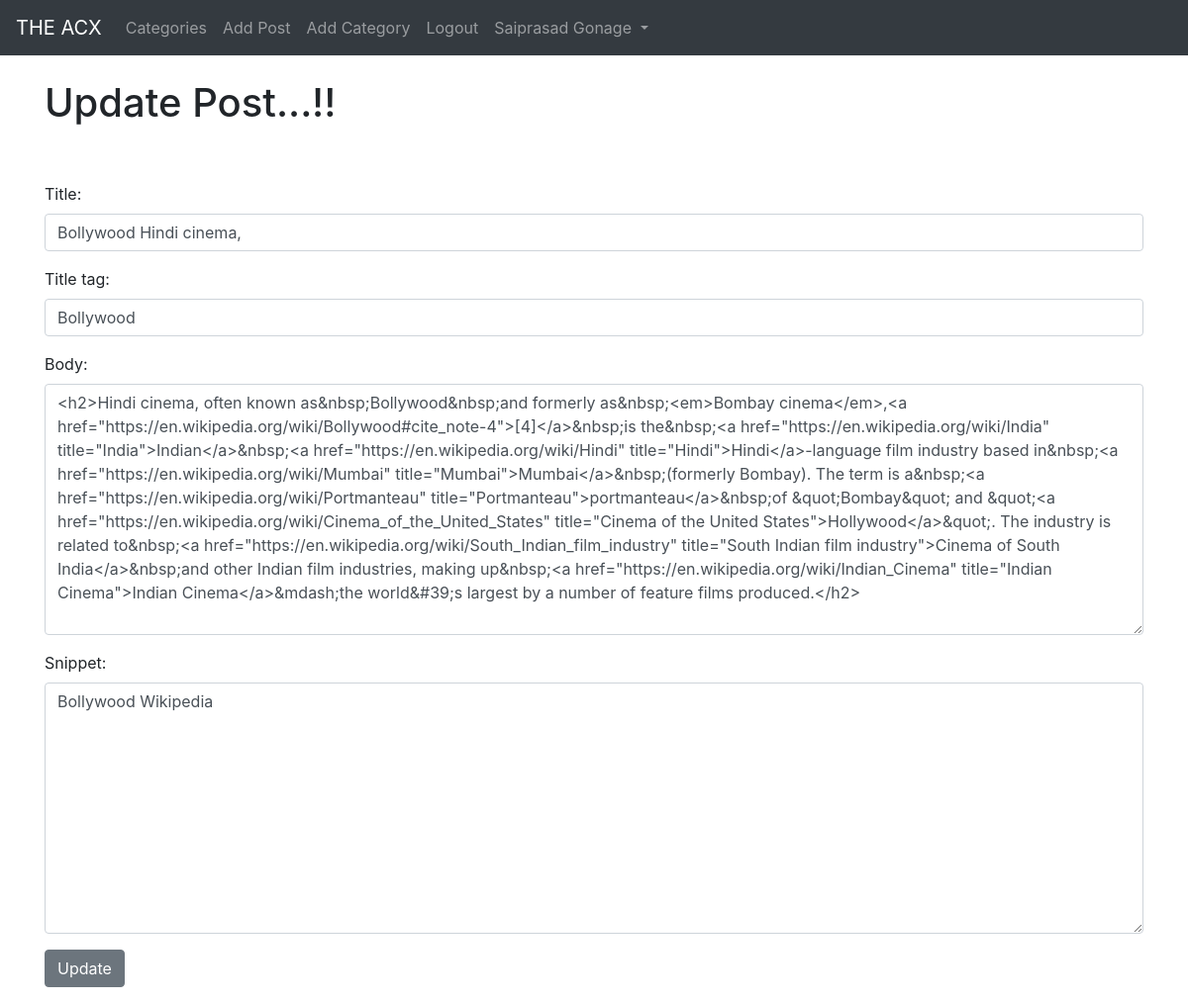
/article/edit/22 (signed in), run on the app's committed database.
### blog/models.py (models this page shows, shortened)
class Post (models.Model):
    title = models.CharField(max_length=255)
    header_image = models.ImageField(null=True, blank= True, upload_to="images/")
    title_tag = models.CharField(max_length=255)
    author = models.ForeignKey(User, on_delete=models.CASCADE)
    body = RichTextField(blank=True, null=True)
    post_date = models.DateField(auto_now_add=True)
    category = models.CharField(max_length=255, default='coding')
    snippet = models.CharField(max_length=255)
    likes=models.ManyToManyField(User,related_name='blog_posts')

### blog/views.py (the view)
# urls.py: path('article/edit/<int:pk>',UpdatePostView.as_view(),name='update_post'),
class UpdatePostView(UpdateView):
    model = Post
    form_class = EditForm
    template_name = 'update_post.html'

### blog/forms.py
class EditForm(forms.ModelForm):
    class Meta:
        model = Post
        fields = ('title','title_tag','body','snippet')
        widgets={
            'title': forms.TextInput(attrs={'class':'form-control'}),
            'title_tag': forms.TextInput(attrs={'class': 'form-control'}),
            'body': forms.Textarea(attrs={'class': 'form-control'}),
            'snippet': forms.Textarea(attrs={'class': 'form-control'})
        }

### blog/templates/update_post.html (shortened to what this page needs)
{% extends 'base.html'%}
{% block content %}
{% if user.is_authenticated %}
  {% if user.id == post.author.id %}
        <h1>Update Post...!!</h1>
        <br/><br/>
        <div class="form-group">
        <form method="post">
            {{form.as_p}}
            <button class="btn btn-secondary">Update</button>
        </form>
        </div>
  {% else %}
    You're not allowed here! (and you know it....)
  {% endif %}
{% else %}
you're not allowed here! (and you know it..)
{% endif %}
{% endblock %}

### blog/templates/base.html (shortened to what this page needs)
<!doctype html>
<html lang="en">
  <head>
    <link rel="stylesheet" href="https://cdn.jsdelivr.net/npm/bootstrap@4.5.3/dist/css/bootstrap.min.css">
  </head>
  <body>
<nav class="navbar navbar-expand-lg navbar-dark bg-dark">
  <a class="navbar-brand" href="{% url 'home' %}">THE ACX</a>
  <div class="collapse navbar-collapse" id="navbarSupportedContent">
    <ul class="navbar-nav mr-auto">
      {% if cat_menu %}
      <li class="nav-item dropdown">
          <a class="nav-link dropdown-toggle" href="#" id="navbarDropdown" role="button" data-toggle="dropdown" aria-haspopup="true" aria-expanded="false">
          Categories
          </a>
          <div class="dropdown-menu" aria-labelledby="navbarDropdown">
          {% for item in cat_menu %}
          <a class="dropdown-item" href="{% url 'category' item|slugify %}">{{item}}</a>
          {% endfor %}
        </div>
      </li>
      {% else %}
       <li class="nav-item">
        <a class="nav-link" href="{% url 'category-list'%}">Categories</a>
      </li>
      {% endif %}
      {% if user.is_authenticated %}
      <li class="nav-item">
        <a class="nav-link" href="{% url 'add_post'%}">Add Post</a>
      </li>
      <li class="nav-item">
        <a class="nav-link" href="{% url 'add_category'%}">Add Category</a>
      </li>
      <li class="nav-item">
        <a class="nav-link" href="{% url 'logout'%}">Logout</a>
      </li>
      {% endif %}
{% if user.is_authenticated %}
        <ul class="navbar-nav ml-auto">
            <li class="nav-item dropdown">
              <a class="nav-link dropdown-toggle" href="#" id="navbarDropdown" role="button" data-toggle="dropdown" aria-haspopup="true" aria-expanded="false">
                    {{user.first_name}} {{user.last_name}}
              </a>
            </li>
        </ul>
{% endif %}
    </ul>
  </div>
</nav>
  <br/>
  <div class="container">
  {% block content %}
  {% endblock %}
</div>
  </body>
</html>

### data on the page
Post: title "Bollywood Hindi cinema,", title_tag "Bollywood", body "<h2>Hindi cinema, often known as&nbsp;Bollywood&nbsp;and formerly as&nbsp;<em>Bombay cinema</em>,<a href=\"https://en.wikipedia.org/wiki/Bollywood#cite_note-4\">[4]</a>&nbsp;is the&nbsp;<a href=\"https://en.wikipedia.org/wiki/India\" title=\"India\">Indian</a>&nbsp;<a href=\"https://en.wikipedia.org/wiki/Hindi\" title=\"Hindi\">Hindi</a>-language film industry based in&nbsp;<a href=\"https://en.wikipedia.org/wiki/Mumbai\" title=\"Mumbai\">Mumbai</a>&nbsp;(formerly Bombay). The term is a&nbsp;<a href=\"https://en.wikipedia.org/wiki/Portmanteau\" title=\"Portmanteau\">portmanteau</a>&nbsp;of &quot;Bombay&quot; and &quot;<a href=\"https://en.wikipedia.org/wiki/Cinema_of_the_United_States\" title=\"Cinema of the…", snippet "Bollywood Wikipedia"

### other printed values
{{ user.first_name }} "Saiprasad"
{{ user.last_name }} "Gonage"
